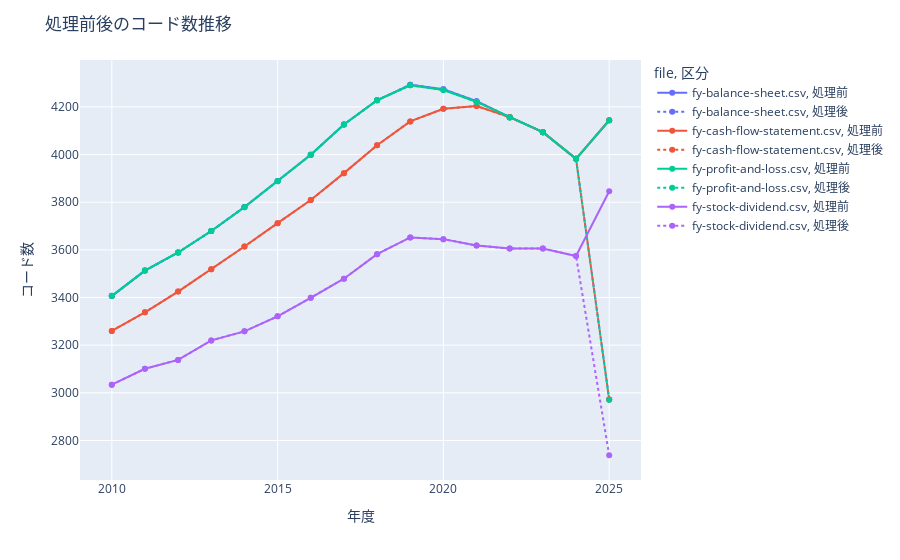

Notebook source saved alongside this figure:
### Markdown cell above
### 初期品質の確認

指標となる以下の数を確認し、必要な処理のプロセスを決定します。

- コード
- 年度
- 列

<summary><b>結果</b></summary>

</details>

### Code cell
#pd.set_option('display.max_rows', None)
#pd.set_option('display.max_rows', 60)
print("\n処理済みデータをロードします。")
df_PROCESSED = df_type_change
#display(df_PROCESSED)


print("\n企業コード数、エンドの数、列数をファイルごとにまとめます。")
df_file_info = pd.DataFrame([
    {"file": filename, "year": year, "code_counts": df["コード"].nunique(), "year_counts": df["年度"].nunique(), "column_counts": df.columns.nunique()}
    for (filename, year), df in df_PROCESSED.items()
])
#display(df_file_info)

print("\n各ファイルの年推移を可視化します。")
for col in ["code_counts", "year_counts", "column_counts"]:
    fig = px.line(df_file_info, x="year", y=col, color="file", title=col)
    #fig.show()

print("\n最新年のファイルに登録されている年度を表示します。")
df = df_PROCESSED[(settings["files"]["raw"][0],2025)]
#display(df["年度"].unique())

print("\n最新年に登録されている過去の年度と過去のデータが同じか確認します")
print("まずは、年度を限定して、コードの一覧を見ます")
#display(df[df["年度"]=="2024/12"]["コード"])

print("\nコードを限定し、過去のデータファイルと同じかどうか調べます。")
df = df_PROCESSED[(settings["files"]["raw"][0],2025)]
#display(df[df["コード"]=="130A"])
df = df_PROCESSED[(settings["files"]["raw"][0],2024)]
#display(df[df["コード"]=="130A"])

print("\n最新年度にある過去のデータを取得し、過去のデータを更新します")
def update_df(df_by_files, latest_year):
    cutoff = pd.to_datetime(f"{latest_year}-01-01")
    return {
        (file, year): (
            (df_by_files[(file, year)]
             .set_index(["コード", "年度"])
             .update(
                df_by_files.get((file, latest_year), pd.DataFrame())
                .loc[lambda d: d["年度"] < cutoff]
                .set_index(["コード", "年度"])
             ) or df_by_files[(file, year)].set_index(["コード", "年度"])).reset_index()
        )
        for file in {f for f, _ in df_by_files.keys()}
        for year in {y for f, y in df_by_files.keys() if f == file}
        if (file, year) in df_by_files
    }
df_PROCESSED_AFTER = update_df(df_PROCESSED, 2025)

print("\n正しく処理が行われ、最新年に登録されている過去の年度と過去のデータが同じか確認します。")
df = df_PROCESSED_AFTER[(settings["files"]["raw"][0],2025)]
display(df[df["コード"]=="130A"])
df = df_PROCESSED_AFTER[(settings["files"]["raw"][0],2024)]
display(df[df["コード"]=="130A"])

print("\n最後に最新年度にある過去のデータを消去します。")
cutoff_date = pd.to_datetime("2025-01-01")
df_PROCESSED_AFTER = {
    (file, year): (df[df["年度"] >= cutoff_date] if year == 2025 else df)
    for (file, year), df in df_PROCESSED_AFTER.items()
}

print("")
print("各ファイルの年推移をもう一度可視化し、改善していることを確かめます。")
df_file_info_after = pd.DataFrame([
    {"file": filename, "year": year, "code_counts": df["コード"].nunique(), "year_counts": df["年度"].nunique(), "column_counts": df.columns.nunique()}
    for (filename, year), df in df_PROCESSED_AFTER.items()
])
df_file_info_after["区分"] = "処理後"
df_file_info_after = df_file_info_after.set_index(["file", "year"]).sort_index()

df_file_info = pd.DataFrame([
    {"file": filename, "year": year, "code_counts": df["コード"].nunique(), "year_counts": df["年度"].nunique(), "column_counts": df.columns.nunique()}
    for (filename, year), df in df_PROCESSED.items()
])
df_file_info["区分"] = "処理前"
df_file_info = df_file_info.set_index(["file", "year"]).sort_index()
df_compare = pd.concat([df_file_info,df_file_info_after]).reset_index()
display(df_compare)
fig = px.line(df_compare, x="year", y="code_counts", color="file", line_dash="区分", markers=True)
fig.update_layout(title="処理前後のコード数推移", xaxis_title="年度", yaxis_title="コード数")
fig.show()

### Figure 1 — Plotly figure (JSON) as saved in the notebook; plotly's stock layout.template omitted (floating-point values rounded to 4 significant figures)
{"data": [{"hovertemplate": "file=fy-balance-sheet.csv<br>区分=処理前<br>year=%{x}<br>code_counts=%{y}<extra></extra>", "legendgroup": "fy-balance-sheet.csv, 処理前", "line": {"color": "#636efa", "dash": "solid"}, "marker": {"symbol": "circle"}, "mode": "lines+markers", "name": "fy-balance-sheet.csv, 処理前", "orientation": "v", "showlegend": true, "type": "scatter", "x": [2010, 2011, 2012, 2013, 2014, 2015, 2016, 2017, 2018, 2019, 2020, 2021, 2022, 2023, 2024, 2025], "xaxis": "x", "y": [3406, 3513, 3589, 3679, 3780, 3889, 3999, 4126, 4228, 4293, 4274, 4224, 4157, 4094, 3982, 4144], "yaxis": "y"}, {"hovertemplate": "file=fy-balance-sheet.csv<br>区分=処理後<br>year=%{x}<br>code_counts=%{y}<extra></extra>", "legendgroup": "fy-balance-sheet.csv, 処理後", "line": {"color": "#636efa", "dash": "dot"}, "marker": {"symbol": "circle"}, "mode": "lines+markers", "name": "fy-balance-sheet.csv, 処理後", "orientation": "v", "showlegend": true, "type": "scatter", "x": [2010, 2011, 2012, 2013, 2014, 2015, 2016, 2017, 2018, 2019, 2020, 2021, 2022, 2023, 2024, 2025], "xaxis": "x", "y": [3406, 3513, 3589, 3679, 3780, 3889, 3999, 4126, 4228, 4293, 4274, 4224, 4157, 4094, 3982, 2972], "yaxis": "y"}, {"hovertemplate": "file=fy-cash-flow-statement.csv<br>区分=処理前<br>year=%{x}<br>code_counts=%{y}<extra></extra>", "legendgroup": "fy-cash-flow-statement.csv, 処理前", "line": {"color": "#EF553B", "dash": "solid"}, "marker": {"symbol": "circle"}, "mode": "lines+markers", "name": "fy-cash-flow-statement.csv, 処理前", "orientation": "v", "showlegend": true, "type": "scatter", "x": [2010, 2011, 2012, 2013, 2014, 2015, 2016, 2017, 2018, 2019, 2020, 2021, 2022, 2023, 2024, 2025], "xaxis": "x", "y": [3260, 3338, 3425, 3519, 3614, 3712, 3809, 3922, 4039, 4139, 4192, 4204, 4157, 4094, 3982, 4144], "yaxis": "y"}, {"hovertemplate": "file=fy-cash-flow-statement.csv<br>区分=処理後<br>year=%{x}<br>code_counts=%{y}<extra></extra>", "legendgroup": "fy-cash-flow-statement.csv, 処理後", "line": {"color": "#EF553B", "dash": "dot"}, "marker": {"symbol": "circle"}, "mode": "lines+markers", "name": "fy-cash-flow-statement.csv, 処理後", "orientation": "v", "showlegend": true, "type": "scatter", "x": [2010, 2011, 2012, 2013, 2014, 2015, 2016, 2017, 2018, 2019, 2020, 2021, 2022, 2023, 2024, 2025], "xaxis": "x", "y": [3260, 3338, 3425, 3519, 3614, 3712, 3809, 3922, 4039, 4139, 4192, 4204, 4157, 4094, 3982, 2972], "yaxis": "y"}, {"hovertemplate": "file=fy-profit-and-loss.csv<br>区分=処理前<br>year=%{x}<br>code_counts=%{y}<extra></extra>", "legendgroup": "fy-profit-and-loss.csv, 処理前", "line": {"color": "#00cc96", "dash": "solid"}, "marker": {"symbol": "circle"}, "mode": "lines+markers", "name": "fy-profit-and-loss.csv, 処理前", "orientation": "v", "showlegend": true, "type": "scatter", "x": [2010, 2011, 2012, 2013, 2014, 2015, 2016, 2017, 2018, 2019, 2020, 2021, 2022, 2023, 2024, 2025], "xaxis": "x", "y": [3407, 3513, 3589, 3679, 3779, 3888, 3999, 4126, 4228, 4291, 4271, 4221, 4156, 4094, 3982, 4143], "yaxis": "y"}, {"hovertemplate": "file=fy-profit-and-loss.csv<br>区分=処理後<br>year=%{x}<br>code_counts=%{y}<extra></extra>", "legendgroup": "fy-profit-and-loss.csv, 処理後", "line": {"color": "#00cc96", "dash": "dot"}, "marker": {"symbol": "circle"}, "mode": "lines+markers", "name": "fy-profit-and-loss.csv, 処理後", "orientation": "v", "showlegend": true, "type": "scatter", "x": [2010, 2011, 2012, 2013, 2014, 2015, 2016, 2017, 2018, 2019, 2020, 2021, 2022, 2023, 2024, 2025], "xaxis": "x", "y": [3407, 3513, 3589, 3679, 3779, 3888, 3999, 4126, 4228, 4291, 4271, 4221, 4156, 4094, 3982, 2971], "yaxis": "y"}, {"hovertemplate": "file=fy-stock-dividend.csv<br>区分=処理前<br>year=%{x}<br>code_counts=%{y}<extra></extra>", "legendgroup": "fy-stock-dividend.csv, 処理前", "line": {"color": "#ab63fa", "dash": "solid"}, "marker": {"symbol": "circle"}, "mode": "lines+markers", "name": "fy-stock-dividend.csv, 処理前", "orientation": "v", "showlegend": true, "type": "scatter", "x": [2010, 2011, 2012, 2013, 2014, 2015, 2016, 2017, 2018, 2019, 2020, 2021, 2022, 2023, 2024, 2025], "xaxis": "x", "y": [3034, 3101, 3138, 3220, 3258, 3321, 3399, 3479, 3582, 3652, 3645, 3618, 3606, 3606, 3574, 3846], "yaxis": "y"}, {"hovertemplate": "file=fy-stock-dividend.csv<br>区分=処理後<br>year=%{x}<br>code_counts=%{y}<extra></extra>", "legendgroup": "fy-stock-dividend.csv, 処理後", "line": {"color": "#ab63fa", "dash": "dot"}, "marker": {"symbol": "circle"}, "mode": "lines+markers", "name": "fy-stock-dividend.csv, 処理後", "orientation": "v", "showlegend": true, "type": "scatter", "x": [2010, 2011, 2012, 2013, 2014, 2015, 2016, 2017, 2018, 2019, 2020, 2021, 2022, 2023, 2024, 2025], "xaxis": "x", "y": [3034, 3101, 3138, 3220, 3258, 3321, 3399, 3479, 3582, 3652, 3645, 3618, 3606, 3606, 3574, 2738], "yaxis": "y"}], "layout": {"legend": {"title": {"text": "file, 区分"}, "tracegroupgap": 0}, "margin": {"t": 60}, "title": {"text": "処理前後のコード数推移"}, "xaxis": {"anchor": "y", "domain": [0, 1], "title": {"text": "年度"}}, "yaxis": {"anchor": "x", "domain": [0, 1], "title": {"text": "コード数"}}}}
